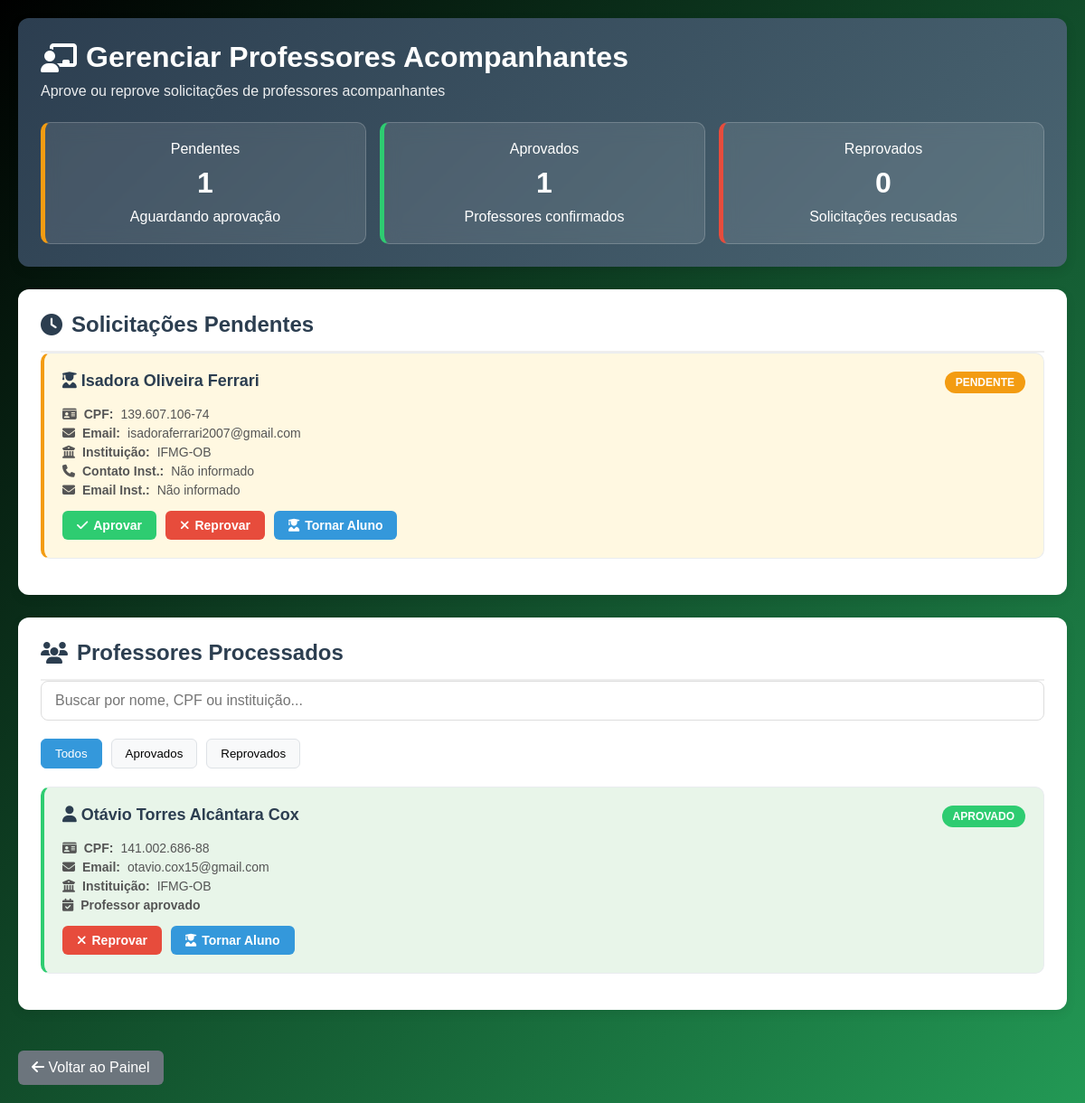
The app's page /pages/analiseProfessores.php (signed in) with its own data.
### tables this page shows
CREATE TABLE `usuario` (
  `cpf` varchar(14) NOT NULL,
  `nome` varchar(100) DEFAULT NULL,
  `email` varchar(100) DEFAULT NULL,
  `email_instituicao` varchar(100) DEFAULT NULL,
  `restricao_alimentar` varchar(100) DEFAULT NULL,
  `alergia` varchar(100) DEFAULT NULL,
  `telefone` varchar(14) DEFAULT NULL,
  `telefone_instituicao` varchar(20) DEFAULT NULL,
  `senha` varchar(20) DEFAULT NULL,
  `instituicao` varchar(100) DEFAULT NULL,
  `adm` tinyint(1) DEFAULT 0,
  `senha_hash` varchar(255) DEFAULT NULL,
  `professor` enum('aprovado','pendente','reprovado','aluno') DEFAULT 'aluno'
);

### pages/analiseProfessores.php (the view, shortened to what this page needs)
<?php
require_once 'php/conexao.php';
$sql_pendentes = "SELECT * FROM usuario WHERE professor = 'pendente' ORDER BY nome";
$result_pendentes = $conn->query($sql_pendentes);
$professores_pendentes = [];
if ($result_pendentes && $result_pendentes->num_rows > 0) {
    while ($row = $result_pendentes->fetch_assoc()) {
        $professores_pendentes[] = $row;
    }
}
$sql_professores = "SELECT * FROM usuario WHERE professor IN ('aprovado', 'reprovado')
                    ORDER BY
                      CASE professor
                          WHEN 'aprovado' THEN 1
                          WHEN 'reprovado' THEN 2
                      END, nome";
$result_professores = $conn->query($sql_professores);
$todos_professores = [];
if ($result_professores && $result_professores->num_rows > 0) {
    while ($row = $result_professores->fetch_assoc()) {
        $todos_professores[] = $row;
    }
}
$sql_stats = "SELECT
                SUM(CASE WHEN professor = 'pendente' THEN 1 ELSE 0 END) as pendentes,
                SUM(CASE WHEN professor = 'aprovado' THEN 1 ELSE 0 END) as aprovados,
                SUM(CASE WHEN professor = 'reprovado' THEN 1 ELSE 0 END) as reprovados
              FROM usuario
              WHERE professor != 'aluno'";
$result_stats = $conn->query($sql_stats);
$estatisticas = $result_stats->fetch_assoc();
?>
<!DOCTYPE html>
<html lang="pt-br">
<head>
    <link rel="stylesheet" href="styles/global.css">
    <link rel="stylesheet" href="https://cdnjs.cloudflare.com/ajax/libs/font-awesome/6.4.0/css/all.min.css">
</head>
<body>
    <div class="container">
        <div class="header">
            <h1><i class="fas fa-chalkboard-teacher"></i> Gerenciar Professores Acompanhantes</h1>
            <p>Aprove ou reprove solicitações de professores acompanhantes</p>
            <div class="stats-grid">
                <div class="stat-card pendentes">
                    <div class="label">Pendentes</div>
                    <div class="number"><?php echo $estatisticas['pendentes'] ?? 0; ?></div>
                    <div class="description">Aguardando aprovação</div>
                </div>
                <div class="stat-card aprovados">
                    <div class="label">Aprovados</div>
                    <div class="number"><?php echo $estatisticas['aprovados'] ?? 0; ?></div>
                    <div class="description">Professores confirmados</div>
                </div>
                <div class="stat-card reprovados">
                    <div class="label">Reprovados</div>
                    <div class="number"><?php echo $estatisticas['reprovados'] ?? 0; ?></div>
                    <div class="description">Solicitações recusadas</div>
                </div>
            </div>
        </div>
        <div class="content">
            <div class="section">
                <h2><i class="fas fa-clock"></i> Solicitações Pendentes</h2>
                <?php if (empty($professores_pendentes)): ?>
                    <div class="empty-message">
                        <i class="fas fa-check-circle" style="color: #2ecc71; font-size: 48px;"></i>
                        <h3>Todas as solicitações foram processadas!</h3>
                        <p>Não há professores aguardando aprovação.</p>
                    </div>
                <?php else: ?>
                    <?php foreach ($professores_pendentes as $professor): ?>
                        <div class="professor-card pendente" data-nome="<?php echo htmlspecialchars(strtolower($professor['nome'])); ?>">
                            <div class="professor-header">
                                <div class="professor-nome">
                                    <i class="fas fa-user-graduate"></i>
                                    <?php echo htmlspecialchars($professor['nome']); ?>
                                </div>
                                <span class="status-badge status-pendente">PENDENTE</span>
                            </div>
                            <div class="professor-info">
                                <div>
                                    <i class="fas fa-id-card"></i>
                                    <strong>CPF:</strong> <?php echo htmlspecialchars($professor['cpf']); ?>
                                </div>
                                <div>
                                    <i class="fas fa-envelope"></i>
                                    <strong>Email:</strong> <?php echo htmlspecialchars($professor['email']); ?>
                                </div>
                                <div>
                                    <i class="fas fa-university"></i>
                                    <strong>Instituição:</strong> <?php echo htmlspecialchars($professor['instituicao']); ?>
                                </div>
                                <div>
                                    <i class="fas fa-phone"></i>
                                    <strong>Contato Inst.:</strong> <?php echo htmlspecialchars($professor['telefone_instituicao'] ?? 'Não informado'); ?>
                                </div>
                                <div>
                                    <i class="fas fa-envelope"></i>
                                    <strong>Email Inst.:</strong> <?php echo htmlspecialchars($professor['email_instituicao'] ?? 'Não informado'); ?>
                                </div>
                            </div>
                            <div class="acoes">
                                <form method="post" style="display: inline;">
                                    <button type="submit" class="btn btn-aprovar" onclick="return confirmarAcao('aprovar', '<?php echo htmlspecialchars(addslashes($professor['nome'])); ?>')">
                                        <i class="fas fa-check"></i> Aprovar
                                    </button>
                                </form>
                                <form method="post" style="display: inline;">
                                    <button type="submit" class="btn btn-reprovar" onclick="return confirmarAcao('reprovar', '<?php echo htmlspecialchars(addslashes($professor['nome'])); ?>')">
                                        <i class="fas fa-times"></i> Reprovar
                                    </button>
                                </form>
                                <form method="post" style="display: inline;">
                                    <button type="submit" class="btn btn-aluno" onclick="return confirmarAcao('rebaixar para aluno', '<?php echo htmlspecialchars(addslashes($professor['nome'])); ?>')">
                                        <i class="fas fa-user-graduate"></i> Tornar Aluno
                                    </button>
                                </form>
                            </div>
                        </div>
                    <?php endforeach; ?>
                <?php endif; ?>
            </div>
            <div class="section">
                <h2><i class="fas fa-users"></i> Professores Processados</h2>
                <div class="search-filter">
                    <input type="text" id="searchInput" placeholder="Buscar por nome, CPF ou instituição..." onkeyup="filtrarProfessores()">
                </div>
                <div class="filtros">
                    <button class="filtro-btn active" onclick="filtrarPorStatus('todos')">Todos</button>
                    <button class="filtro-btn" onclick="filtrarPorStatus('aprovado')">Aprovados</button>
                    <button class="filtro-btn" onclick="filtrarPorStatus('reprovado')">Reprovados</button>
                </div>
                <?php if (empty($todos_professores)): ?>
                    <div class="empty-message">
                        <i class="fas fa-user-slash" style="color: #95a5a6; font-size: 48px;"></i>
                        <h3>Nenhum professor processado</h3>
                        <p>Não há professores aprovados ou reprovados.</p>
                    </div>
                <?php else: ?>
                    <div id="professoresList">
                        <?php foreach ($todos_professores as $professor):
                            $status_class = strtolower($professor['professor']);
                            $status_text = ucfirst($professor['professor']);
                        ?>
                            <div class="professor-card <?php echo $status_class; ?>"
                                 data-status="<?php echo $status_class; ?>"
                                 data-nome="<?php echo htmlspecialchars(strtolower($professor['nome'])); ?>">
                                <div class="professor-header">
                                    <div class="professor-nome">
                                        <i class="fas fa-user"></i>
                                        <?php echo htmlspecialchars($professor['nome']); ?>
                                    </div>
                                    <span class="status-badge status-<?php echo $status_class; ?>">
                                        <?php echo $status_text; ?>
                                    </span>
                                </div>
                                <div class="professor-info">
                                    <div>
                                        <i class="fas fa-id-card"></i>
                                        <strong>CPF:</strong> <?php echo htmlspecialchars($professor['cpf']); ?>
                                    </div>
                                    <div>
                                        <i class="fas fa-envelope"></i>
                                        <strong>Email:</strong> <?php echo htmlspecialchars($professor['email']); ?>
                                    </div>
                                    <div>
                                        <i class="fas fa-university"></i>
                                        <strong>Instituição:</strong> <?php echo htmlspecialchars($professor['instituicao']); ?>
                                    </div>
                                    <?php if ($professor['professor'] == 'aprovado'): ?>
                                    <div>
                                        <i class="fas fa-calendar-check"></i>
                                        <strong>Professor aprovado</strong>
                                    </div>
                                    <?php endif; ?>
                                </div>
                                <div class="acoes">
                                    <?php if ($professor['professor'] != 'reprovado'): ?>
                                    <form method="post" style="display: inline;">
                                        <button type="submit" class="btn btn-reprovar" onclick="return confirmarAcao('reprovar', '<?php echo htmlspecialchars(addslashes($professor['nome'])); ?>')">
                                            <i class="fas fa-times"></i> Reprovar
                                        </button>
                                    </form>
                                    <?php endif; ?>
                                    <form method="post" style="display: inline;">
                                        <button type="submit" class="btn btn-aluno" onclick="return confirmarAcao('rebaixar para aluno', '<?php echo htmlspecialchars(addslashes($professor['nome'])); ?>')">
                                            <i class="fas fa-user-graduate"></i> Tornar Aluno
                                        </button>
                                    </form>
                                </div>
                            </div>
                        <?php endforeach; ?>
                    </div>
                <?php endif; ?>
            </div>
        </div>
        <a href="inicio.php" class="back-link">
            <i class="fas fa-arrow-left"></i> Voltar ao Painel
        </a>
    </div>
</body>
</html>

### pages/styles/global.css (style rules this page uses)
body { background: linear-gradient(-45deg, #000, #0f5132, #2ecc71, #000); background-size: 400% 400%; animation: gradientMove 12s ease infinite; }
* { margin: 0; padding: 0; box-sizing: border-box; font-family: 'Arial', sans-serif; }

### pages/analiseProfessores.php (style rules this page uses)
* { box-sizing: border-box; }
body { font-family: 'Segoe UI', Tahoma, Geneva, Verdana, sans-serif; background-color: #f5f7fa; margin: 0; padding: 20px; color: #333; }
.container { max-width: 1200px; margin: 0 auto; }
.header { background: linear-gradient(135deg, #2c3e50, #4a6572); color: white; padding: 25px; border-radius: 12px; margin-bottom: 25px; box-shadow: 0 4px 12px rgba(0,0,0,0.1); }
.header h1 { margin: 0 0 10px 0; display: flex; align-items: center; gap: 10px; }
.header p { margin: 0; opacity: 0.9; font-size: 16px; }
.stats-grid { display: grid; grid-template-columns: repeat(auto-fit, minmax(180px, 1fr)); gap: 15px; margin-top: 25px; }
.stat-card { background: rgba(255,255,255,0.1); padding: 20px; border-radius: 10px; text-align: center; backdrop-filter: blur(10px); border: 1px solid rgba(255,255,255,0.2); }
.stat-card .number { font-size: 32px; font-weight: bold; margin: 10px 0; }
.stat-card.pendentes { border-left: 5px solid #f39c12; }
.stat-card.aprovados { border-left: 5px solid #2ecc71; }
.stat-card.reprovados { border-left: 5px solid #e74c3c; }
.content { margin-top: 20px; }
.section { background: white; padding: 25px; border-radius: 12px; box-shadow: 0 4px 12px rgba(0,0,0,0.08); margin-bottom: 25px; }
.section h2 { margin-top: 0; padding-bottom: 15px; border-bottom: 2px solid #eee; color: #2c3e50; display: flex; align-items: center; gap: 10px; }
.professor-card { background: #f8f9fa; border-radius: 10px; padding: 20px; margin-bottom: 15px; border: 1px solid #e9ecef; transition: all 0.3s ease; }
.professor-card.pendente { border-left: 4px solid #f39c12; background: #fff8e1; }
.professor-card.aprovado { border-left: 4px solid #2ecc71; background: #e8f5e9; }
.professor-header { display: flex; justify-content: space-between; align-items: flex-start; margin-bottom: 15px; }
.professor-nome { font-size: 18px; font-weight: 600; color: #2c3e50; }
.status-badge { display: inline-block; padding: 5px 12px; border-radius: 20px; font-size: 12px; font-weight: 600; text-transform: uppercase; }
.status-pendente { background: #f39c12; color: white; }
.status-aprovado { background: #2ecc71; color: white; }
.professor-info { font-size: 14px; color: #555; margin-bottom: 15px; }
.professor-info div { margin-bottom: 5px; display: flex; align-items: center; gap: 8px; }
.acoes { display: flex; gap: 10px; flex-wrap: wrap; }
.btn { padding: 8px 16px; border: none; border-radius: 6px; font-weight: 600; cursor: pointer; transition: all 0.3s ease; display: flex; align-items: center; gap: 6px; font-size: 14px; }
.btn-aprovar { background: #2ecc71; color: white; }
.btn-reprovar { background: #e74c3c; color: white; }
.btn-aluno { background: #3498db; color: white; }
.search-filter { margin-bottom: 20px; }
.search-filter input { width: 100%; padding: 12px 15px; border: 1px solid #ddd; border-radius: 8px; font-size: 16px; transition: all 0.3s ease; }
.filtros { display: flex; gap: 10px; margin-bottom: 20px; flex-wrap: wrap; }
.filtro-btn { padding: 8px 15px; background: #f8f9fa; border: 1px solid #dee2e6; border-radius: 6px; cursor: pointer; transition: all 0.3s ease; }
.filtro-btn.active { background: #3498db; color: white; border-color: #3498db; }
.back-link { display: inline-block; margin-top: 20px; padding: 10px 15px; background: #6c757d; color: white; text-decoration: none; border-radius: 6px; transition: all 0.3s ease; }

### records on screen
usuario: nome "Isadora Oliveira Ferrari", cpf "139.607.106-74", email "isadoraferrari2007@gmail.com", instituicao "IFMG-OB", telefone_instituicao "Não informado", email_instituicao "Não informado"
usuario: nome "Otávio Torres Alcântara Cox", professor "APROVADO", cpf "141.002.686-88", email "otavio.cox15@gmail.com", instituicao "IFMG-OB", shows "Professor aprovado"

### other values on screen
$estatisticas['pendentes'] "1"
$estatisticas['aprovados'] "1"
$estatisticas['reprovados'] "0"
